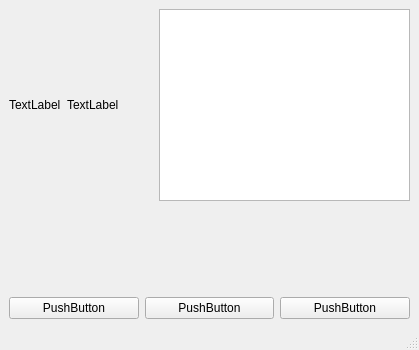
<?xml version="1.0" encoding="UTF-8"?>
<ui version="4.0">
 <class>MainWindow</class>
 <widget class="QMainWindow" name="MainWindow">
  <property name="geometry">
   <rect>
    <x>0</x>
    <y>0</y>
    <width>419</width>
    <height>350</height>
   </rect>
  </property>
  <property name="windowTitle">
   <string>MainWindow</string>
  </property>
  <widget class="QWidget" name="centralwidget">
   <layout class="QVBoxLayout" name="verticalLayout_2">
    <item>
     <layout class="QVBoxLayout" name="verticalLayout">
      <item>
       <layout class="QHBoxLayout" name="horizontalLayout_3">
        <item>
         <layout class="QHBoxLayout" name="horizontalLayout_2">
          <item>
           <widget class="QLabel" name="l_time">
            <property name="text">
             <string>TextLabel</string>
            </property>
           </widget>
          </item>
          <item>
           <widget class="QLabel" name="l_showTime">
            <property name="text">
             <string>TextLabel</string>
            </property>
           </widget>
          </item>
         </layout>
        </item>
        <item>
         <spacer name="horizontalSpacer">
          <property name="orientation">
           <enum>Qt::Horizontal</enum>
          </property>
          <property name="sizeHint" stdset="0">
           <size>
            <width>40</width>
            <height>20</height>
           </size>
          </property>
         </spacer>
        </item>
        <item>
         <widget class="QTextBrowser" name="tb_laps"/>
        </item>
       </layout>
      </item>
      <item>
       <spacer name="verticalSpacer">
        <property name="orientation">
         <enum>Qt::Vertical</enum>
        </property>
        <property name="sizeHint" stdset="0">
         <size>
          <width>20</width>
          <height>40</height>
         </size>
        </property>
       </spacer>
      </item>
      <item>
       <layout class="QHBoxLayout" name="horizontalLayout">
        <item>
         <widget class="QPushButton" name="pb_startStop">
          <property name="text">
           <string>PushButton</string>
          </property>
         </widget>
        </item>
        <item>
         <widget class="QPushButton" name="pb_lap">
          <property name="text">
           <string>PushButton</string>
          </property>
         </widget>
        </item>
        <item>
         <widget class="QPushButton" name="pb_clear">
          <property name="text">
           <string>PushButton</string>
          </property>
         </widget>
        </item>
       </layout>
      </item>
     </layout>
    </item>
   </layout>
  </widget>
  <widget class="QMenuBar" name="menubar">
   <property name="geometry">
    <rect>
     <x>0</x>
     <y>0</y>
     <width>419</width>
     <height>26</height>
    </rect>
   </property>
  </widget>
  <widget class="QStatusBar" name="statusbar"/>
 </widget>
 <resources/>
 <connections/>
</ui>
